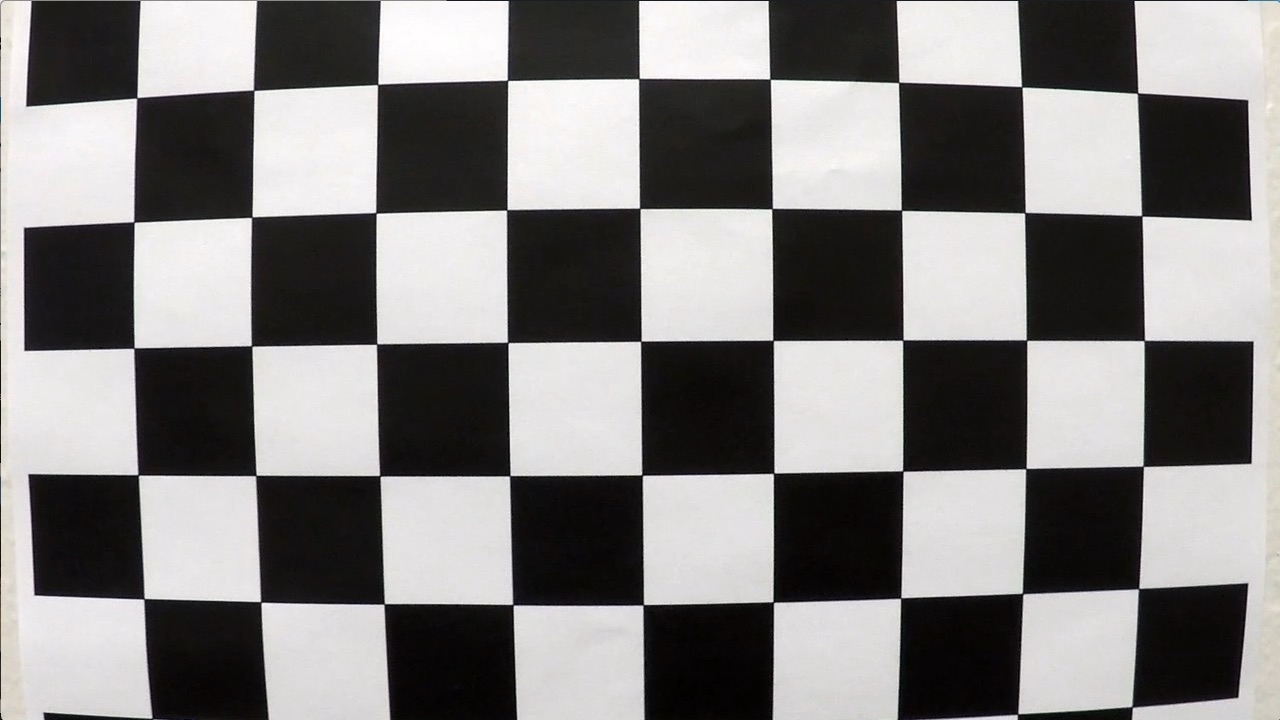
#> input picture camera_cal/calibration1.jpg, 1280 x 720 px; its folder holds only this picture in this run
$ jupyter execute --allow-errors advanced_lane_finding.ipynb   (shell and % lines are left out)   (older library calls are emulated)
#> lines starting #> are read from the running program, lines starting #| are printed output that depends on the picture
### tracker.py
import numpy as np
import cv2

class tracker():
    def __init__(self, Mywindow_width, Mywindow_height, Mymargin, My_ym = 1, My_xm = 1, Mysmooth_factor = 15):
        #list that stores all the past (left,right) center values used for smoothing the output
        self.recent_centers = []

        #the window pixel width of the center values, used to count pixels inside center windows determine curve values
        self.window_width = Mywindow_width

        #the window pixel height of the center values, used to count pixels inside center windows to determine curve values
        # breaks the image into vertical levels
        self.window_height = Mywindow_height

        #the pixel distance in both directions to slide (left_window + right_window) template for searching
        self.margin = Mymargin

        #meters per pixel in vertical axis
        self.ym_pre_pix = My_ym

        #meters per pixel n horizontol axis
        self.xm_per_pix = My_xm

        self.smooth_factor = Mysmooth_factor

    # the main tracking function for finding and storing lane segment positions
    def find_window_centroids(self,warped):

        # window settings
        window_width = self.window_width
        window_height = self.window_height  # Break image into 9 vertical layers since image height is 720
        margin = self.margin  # How much to slide left and right for searching

        window_centroids = []  # Store the (left,right) window centroid positions per level
        window = np.ones(window_width)  # Create our window template that we will use for convolutions

        l_sum = np.sum(warped[int(3 * warped.shape[0]/4):, :int(warped.shape[1]/2)], axis=0)
        l_center = np.argmax(np.convolve(window, l_sum)) - window_width/2
        r_sum = np.sum(warped[int(3 * warped.shape[0]/4):, int(warped.shape[1]/2):], axis=0)
        r_center = np.argmax(np.convolve(window, r_sum)) - window_width/2 + int(warped.shape[1]/2)

        #Add what we found for the first layer
        window_centroids.append((l_center, r_center))

        # Go through each layer looking for max pixel locations
        for level in range(1, (int)(warped.shape[0]/window_height)):

            # convolve the window into the vertical slice of the image
            image_layer = np.sum(
                warped[int(warped.shape[0] - (level + 1) * window_height):int(warped.shape[0] - level * window_height), :],
                axis=0)
            conv_signal = np.convolve(window, image_layer)

            # Find the best left centroid by using past left center as a reference
            # Use window_width/2 as offset because convolution signal reference is at right side of window, not center of window
            offset = window_width/2
            l_min_index = int(max(l_center + offset - margin, 0))
            l_max_index = int(min(l_center + offset + margin, warped.shape[1]))
            l_center = np.argmax(conv_signal[l_min_index:l_max_index]) + l_min_index - offset

            # Find the best right centroid by using past right center as a reference
            r_min_index = int(max(r_center + offset - margin, 0))
            r_max_index = int(min(r_center + offset + margin, warped.shape[1]))
            r_center = np.argmax(conv_signal[r_min_index:r_max_index]) + r_min_index - offset

            # Add what we found for that layer
            window_centroids.append((l_center, r_center))

        self.recent_centers.append(window_centroids)
        # return averaged values of the line centers, help tp keep the markers from jumping around too much
        return  np.average(self.recent_centers[-self.smooth_factor:],axis = 0)

### advanced_lane_finding.ipynb
---
## Goals of the project:

- Compute the camera calibration matrix and distortion coefficients given a set of chessboard images.
- Apply a distortion correction to raw images.
- Use color transforms, gradients, etc., to create a thresholded binary image.
- Apply a perspective transform to rectify binary image ("birds-eye view").
- Detect lane pixels and fit to find the lane boundary.
- Determine the curvature of the lane and vehicle position with respect to center.
- Warp the detected lane boundaries back onto the original image.
- Output visual display of the lane boundaries and numerical estimation of lane curvature and vehicle position.

[cell 1]
import numpy as np
import cv2
import matplotlib.pyplot as plt
import matplotlib.image as mpmg
import glob
import pickle

#Read the list of images to calibrate
images = glob.glob('./camera_cal/calibration*.jpg')
#print(len(images))

#Arrays to store object points and image points for all the images
object_points = []
image_points = []

#Placeholders for object points
object_points_placeholder = np.zeros((6*9,3), np.float32)
object_points_placeholder[:,:2] = np.mgrid[0:9,0:6].T.reshape(-1,2)

plt.figure(figsize=(20, 25))

plt_index = 0
true_count = 0
false_count = 0
for filename in images:
    plt.subplot(11, 4, plt_index+1)
    #print(filename)
    image = mpmg.imread(filename)
#> image is the input picture: shape (720, 1280, 3); mean R, G, B 130.1, 128.4, 127.8
    plt.imshow(image)
    plt.axis("off")
    plt.tight_layout()

    #Convert image to grayscale
    gray_image = cv2.cvtColor(image,cv2.COLOR_BGR2GRAY)

    #Find the chessboard corners
    ret, corners = cv2.findChessboardCorners(gray_image,(9,6),None)
#> ret = False; corners = None

    #If object corners are found in the chessboard add Object points to Image points

    if ret == True:
        image_points.append(corners)
        object_points.append(object_points_placeholder)

        #Draw and display the corners
        image = cv2.drawChessboardCorners(image,(9,6),corners,ret)
        plt.imshow(image)
        true_count += 1
    else:
        #print('Return is False')
        false_count += 1
    plt_index += 1

print("Number of images where corners are found:", true_count )
print("Number of images where corners are NOT found:", false_count )

[cell 2]
import numpy as np
import cv2
import matplotlib.pyplot as plt
import matplotlib.image as mpmg
import os


image = cv2.imread('./camera_cal/calibration2.jpg')
#> (the rest of this cell did not finish here and is left out)

[cell 3]
test_image = cv2.imread('./test_images/test2.jpg')
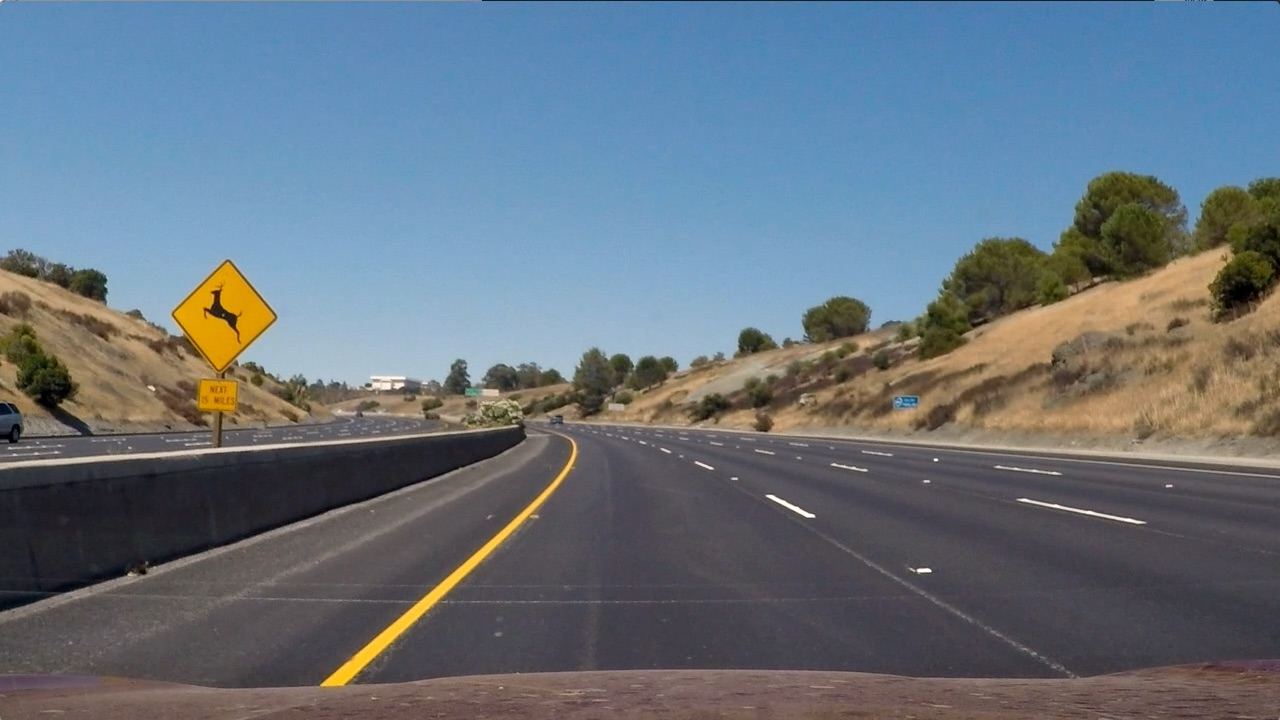
#> input picture test_images/test2.jpg, 1280 x 720 px
#> test_image is the input picture: shape (720, 1280, 3); mean B, G, R 125.5, 114.6, 102.8
#plt.imshow(image)
test_image = cv2.cvtColor(test_image, cv2.COLOR_BGR2RGB)
#test_image_BGR2RGB = cv2.cvtColor(test_image, cv2.COLOR_BGR2RGB)
plt.imshow(test_image)

#> (a cell that did not finish here is left out)

[cell 5]
# Convert to HLS color space and separate the S channel
# Note: img is the undistorted image
img = cv2.imread('./test_images/test2.jpg')
img_BGR2RGB = cv2.cvtColor(img, cv2.COLOR_BGR2RGB)
hls = cv2.cvtColor(img, cv2.COLOR_RGB2HLS)
#> hls: shape (720, 1280, 3); mean of channels 0, 1, 2 78.2, 113.9, 64.8
s_channel = hls[:,:,2]

# Grayscale image
# NOTE: we already saw that standard grayscaling lost color information for the lane lines
# Explore gradients in other colors spaces / color channels to see what might work better
gray = cv2.cvtColor(img, cv2.COLOR_RGB2GRAY)

# Sobel x
sobelx = cv2.Sobel(gray, cv2.CV_64F, 1, 0) # Take the derivative in x
abs_sobelx = np.absolute(sobelx) # Absolute x derivative to accentuate lines away from horizontal
scaled_sobel = np.uint8(255*abs_sobelx/np.max(abs_sobelx))

# Threshold x gradient
thresh_min = 20
thresh_max = 100
sxbinary = np.zeros_like(scaled_sobel)
sxbinary[(scaled_sobel >= thresh_min) & (scaled_sobel <= thresh_max)] = 1

# Threshold color channel
s_thresh_min = 170
s_thresh_max = 255
s_binary = np.zeros_like(s_channel)
s_binary[(s_channel >= s_thresh_min) & (s_channel <= s_thresh_max)] = 1

# Stack each channel to view their individual contributions in green and blue respectively
# This returns a stack of the two binary images, whose components you can see as different colors
color_binary = np.dstack(( np.zeros_like(sxbinary), sxbinary, s_binary))

# Combine the two binary thresholds
combined_binary = np.zeros_like(sxbinary)
combined_binary[(s_binary == 1) | (sxbinary == 1)] = 1

# Plotting thresholded images
f, (ax1, ax2) = plt.subplots(1, 2, figsize=(20,10))
ax1.set_title('Original Test Image', fontsize=15)
ax1.imshow(img_BGR2RGB)

ax2.set_title('Combined S channel and gradient thresholds', fontsize=15)
ax2.imshow(combined_binary, cmap='gray')

[cell 6]
"""
585, 460 -> 320, 0
203, 720 -> 320, 720
1127, 720 -> 960, 720
695, 460 -> 960, 0

"""


img = cv2.imread('./examples/undistorted_with_source.jpg')
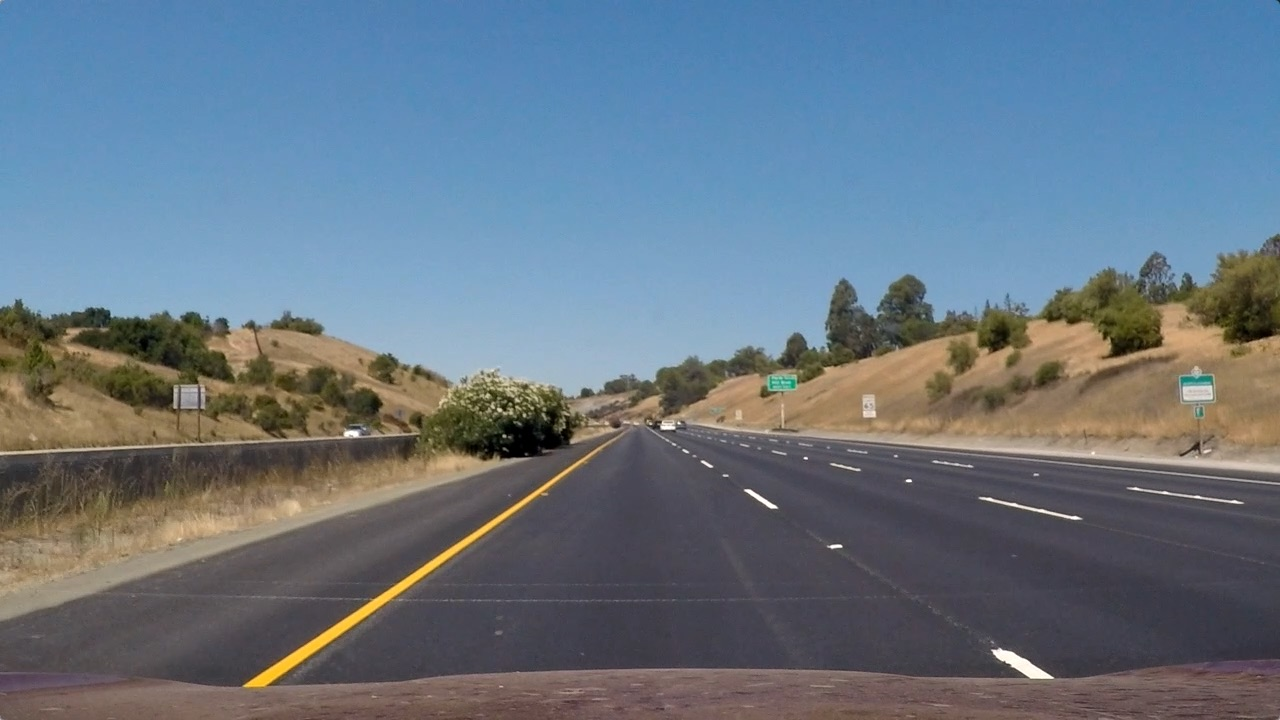
#> input picture examples/undistorted_with_source.jpg, 1280 x 720 px
#> img is the input picture: shape (720, 1280, 3); mean B, G, R 131.2, 117.7, 103.2
img = cv2.cvtColor(img, cv2.COLOR_BGR2RGB)

img_size = (img.shape[1], img.shape[0])
src = np.float32(
    [[(img_size[0] / 2) - 55, img_size[1] / 2 + 100],
    [((img_size[0] / 6) - 10), img_size[1]],
    [(img_size[0] * 5 / 6) + 60, img_size[1]],
    [(img_size[0] / 2 + 55), img_size[1] / 2 + 100]])
dst = np.float32(
    [[(img_size[0] / 4), 0],
    [(img_size[0] / 4), img_size[1]],
    [(img_size[0] * 3 / 4), img_size[1]],
    [(img_size[0] * 3 / 4), 0]])


def warper(img,src,dst):
    M = cv2.getPerspectiveTransform(src, dst)
    #Minv = cv2.getPerspectiveTransform(dst, src)
    warped = cv2.warpPerspective(img, M, img_size, flags=cv2.INTER_LINEAR)
    return warped

warped_image = warper(img, src, dst)

pts = np.array([[585, 460],[203, 720],[1127, 720],[695, 460]], np.int32)
pts = pts.reshape((-1,1,2))
copy = img.copy()
copy = cv2.polylines(copy,[pts],True,(255,0,0), thickness=5)
#> copy: shape (720, 1280, 3); mean R, G, B 104.5, 116.4, 130.2

f, (ax1, ax2) = plt.subplots(1, 2, figsize=(20,10))
ax1.set_title('Original Test Image', fontsize=15)
ax1.imshow(copy)
copy = cv2.cvtColor(copy, cv2.COLOR_BGR2RGB)
cv2.imwrite('./examples/image_with_polylines.jpg',copy)


pts = np.array([[320,0],[320, 720],[960, 720],[960,0]], np.int32)
pts = pts.reshape((-1,1,2))
warped_copy = warped_image.copy()
warped_copy = cv2.polylines(warped_copy,[pts],True,(255,0,0), thickness=10)
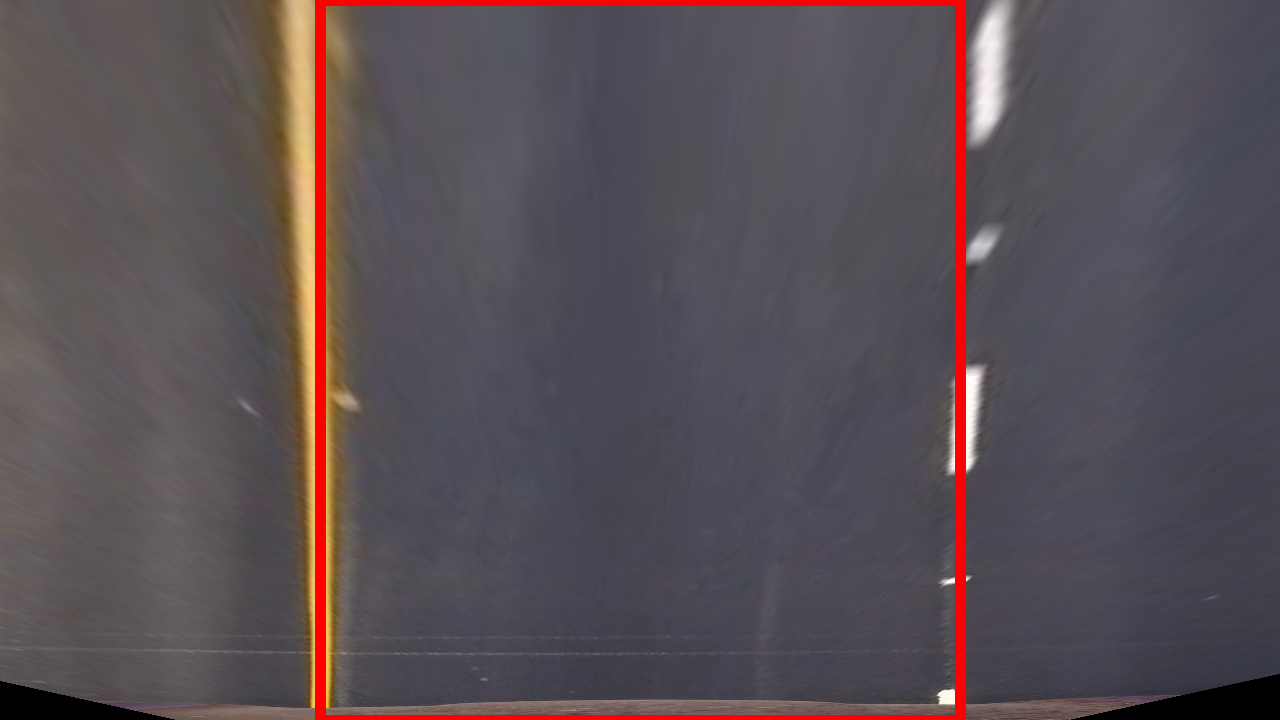
#> warped_copy: shape (720, 1280, 3); mean R, G, B 89.3, 78.7, 84

ax2.set_title('Warped Image', fontsize=15)
ax2.imshow(warped_copy)
warped_copy = cv2.cvtColor(warped_copy, cv2.COLOR_BGR2RGB)
cv2.imwrite('./examples/warped_image_with_polylines.jpg',warped_copy)
#> Out = True

[cell 7]
from moviepy.editor import VideoFileClip
from IPython.display import HTML
import numpy as np
import cv2
import glob
import pickle
from tracker import tracker


dist_pickle = pickle.load(open("calibration.p", "rb"))
#> (reads calibration.p from the repository)
mtx = dist_pickle["mtx"]
dist = dist_pickle["dist"]


def color_threshold(img, sthresh=(0, 255), vthresh=(0, 255)):
#> called with sthresh = (100, 255), vthresh = (50, 255)
    hls = cv2.cvtColor(img, cv2.COLOR_RGB2HLS)
#> hls: shape (720, 1280, 3); mean of channels 0, 1, 2 79.3, 114.9, 64.1
    s_channel = hls[:, :, 2]
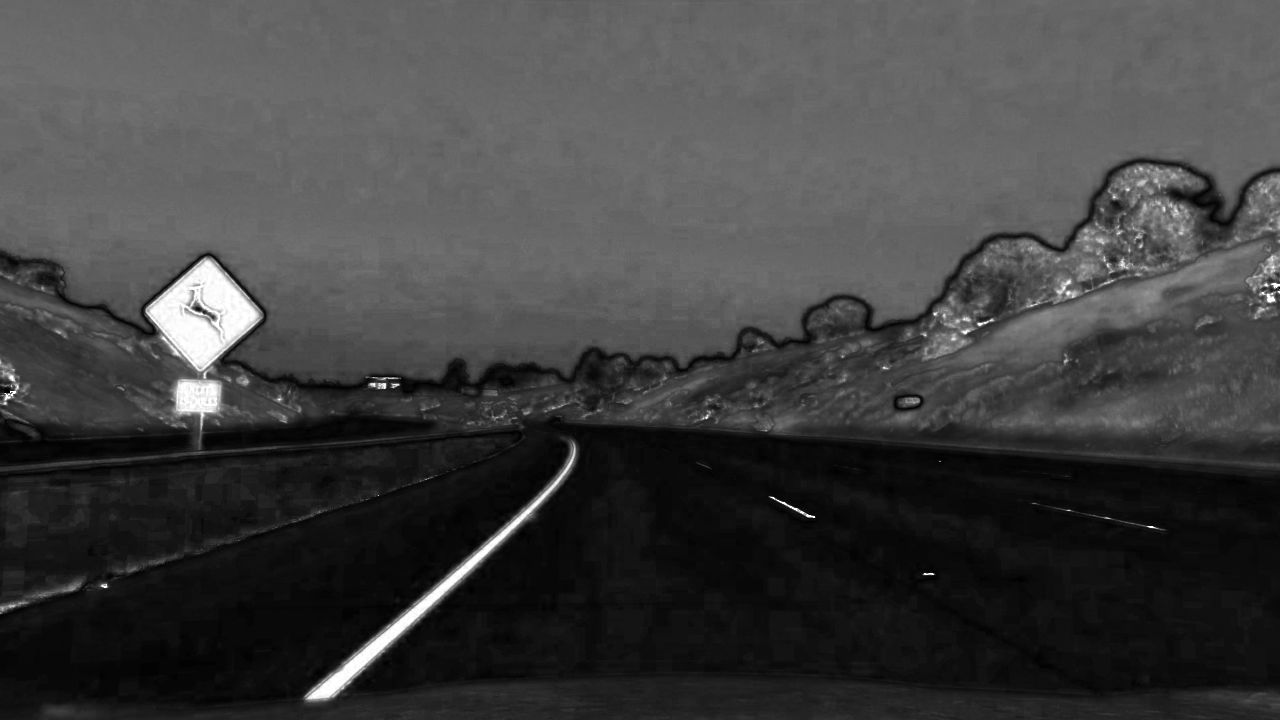
#> s_channel: shape (720, 1280); min 0, max 255, mean 64.1
    s_binary = np.zeros_like(s_channel)
    s_binary[(s_channel >= sthresh[0]) & (s_channel <= sthresh[1])] = 1

    hsv = cv2.cvtColor(img, cv2.COLOR_RGB2HSV)
#> hsv: shape (720, 1280, 3); mean H, S, V 79.3, 78.6, 139.4
    v_channel = hsv[:, :, 2]
#> (the rest of the program and of its run is left out)
